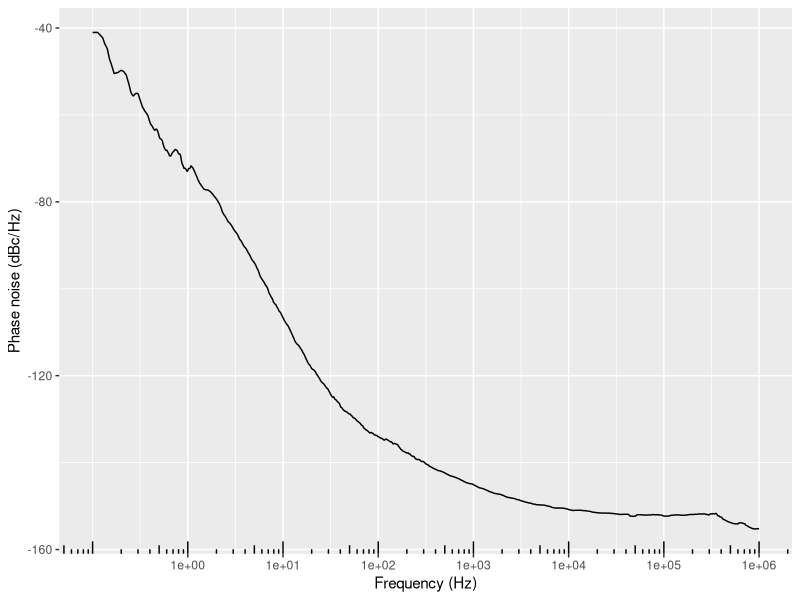
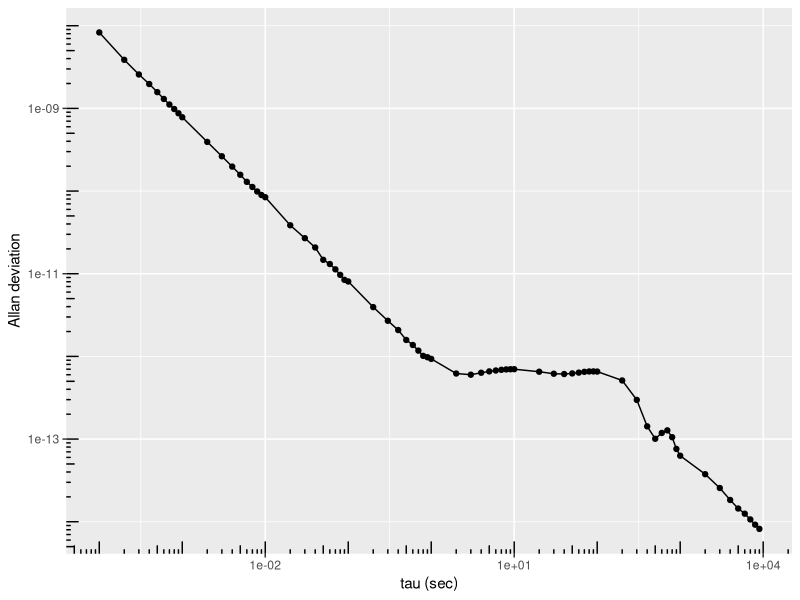

Recreate these plots in R, in order.
## ---- chunk 1
library(ggplot2)
library(scales)
## ---- chunk 2
fo <- 10.949297E6  # Osc. nominal frequency in Hz
## ---- chunk 3
Phasenoise <- read.csv("PN.csv")             # reading the file
Phasenoise <- Phasenoise[,1:2]               # Deleting any additional columns in the file
colnames(Phasenoise) <- c("Freq","PN")     # Assigning names to columns
## ---- chunk 4
ggplot(Phasenoise, aes(x=Freq, y=PN)) + geom_line() +  scale_x_log10(breaks=10^(0:7)) + 
  xlab("Frequency (Hz)") + ylab("Phase noise (dBc/Hz)") + annotation_logticks(sides="b")
## ---- chunk 5
Phasenoise$Lf <- 10^((Phasenoise$PN)/10)    # converting L(f) from dBz/Hz to normal scale
## ---- chunk 6
Phasenoise$SyF <- (2*(Phasenoise$Freq/fo)^2)*Phasenoise$Lf   # L(f) to Sy(f) conversion
## ---- chunk 7
n <- nrow(Phasenoise)                # number of data points
df <- NULL                           # Variable for number of freq. intervals
SyFm <- NULL                         # Variable for mean Sy(F) ineach interval
m <- n-1

for (i in 1:n-1) {                  
 df[i] <- Phasenoise$Freq[i+1] - Phasenoise$Freq[i]
}

for (j in 1:n-1) {                  
  SyFm[j] <- (Phasenoise$SyF[j+1] + Phasenoise$SyF[j])/2
}
## ---- chunk 8
tau <- c(seq(from=0.0001, to=0.0009, by=0.0001), 
         seq(from=0.001, to=0.009, by=0.001),
         seq(from=0.01, to=0.09, by=0.01),
         seq(from=0.1, to=0.9, by=0.1),
         seq(from=1, to=9, by=1),
         seq(from=10, to=90, by=10),
         seq(from=100, to=900, by=100),
         seq(from=1000, to=9000, by=1000))
## ---- chunk 9
multiplier <- matrix(1:(n*length(tau)),nrow=length(tau), ncol=n)       # Place holder for multiplier matrix

for (j in 1:length(tau)) { 
  for (i in 1:n) {
    multiplier[j,i] <- ((sin(pi/180*pi*tau[j]*Phasenoise$Freq[i]))^4)/((pi*tau[j]*Phasenoise$Freq[i])^2)
  }
}
## ---- chunk 10
integrand <- matrix(1:(m*length(tau)),nrow=length(tau), ncol=m)

for (j in 1:length(tau)) { 
  for (i in 1:m) {
integrand[j,i] <- multiplier[j,i]*SyFm[i]*df[i]
}
}
## ---- chunk 11
Allan_var <- 1:length(tau)                   # place holder for allan variance

for (j in 1:length(tau)) { 
  Allan_var[j] <- 2*sum(integrand[j,])
}
 
Allan_dev <- sqrt(Allan_var)                   # Allan deviation
## ---- chunk 12
data <- data.frame(cbind(tau,Allan_dev))
ggplot(data, aes(x=tau, y=Allan_dev)) + geom_line() + geom_point() + 
  scale_x_log10() + scale_y_log10() + xlab("tau (sec)") + ylab("Allan deviation") +
  annotation_logticks(sides="bl")
## ---- chunk 13
write.csv(data, file = "allan_dev.csv")
